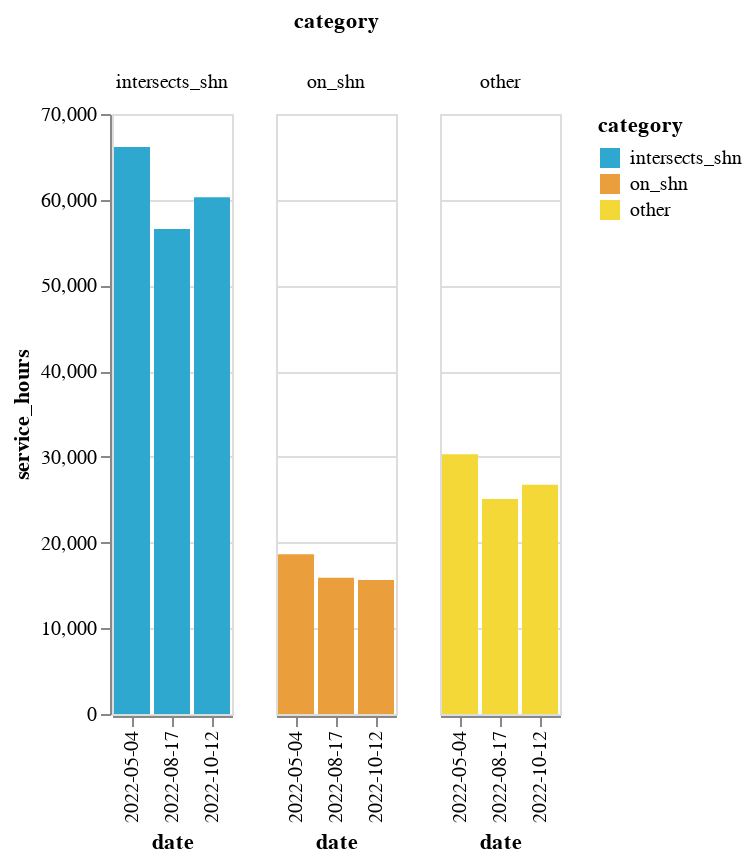

The notebook cell saved with this chart:
### Code cell
make_chart(df2)

### Figure 1 — Vega-Lite specification as saved in the notebook (floating-point values rounded to 4 significant figures)
{"config": {"view": {"continuousWidth": 400, "continuousHeight": 300}}, "data": {"name": "data-da9e69e1d40ba6526e4b1c36a643acff"}, "mark": "bar", "encoding": {"color": {"field": "category", "scale": {"range": ["#2EA8CE", "#EB9F3C", "#F4D837", "#51BF9D", "#8CBCCB", "#9487C0"]}, "type": "nominal"}, "column": {"field": "category", "type": "nominal"}, "x": {"field": "date", "type": "nominal"}, "y": {"field": "service_hours", "type": "quantitative"}}, "$schema": "https://vega.github.io/schema/vega-lite/v4.17.0.json", "datasets": {"data-da9e69e1d40ba6526e4b1c36a643acff": [{"category": "intersects_shn", "service_hours": 66160.0, "date": "2022-05-04"}, {"category": "on_shn", "service_hours": 18640.0, "date": "2022-05-04"}, {"category": "other", "service_hours": 30320.0, "date": "2022-05-04"}, {"category": "intersects_shn", "service_hours": 56580.0, "date": "2022-08-17"}, {"category": "on_shn", "service_hours": 15880.0, "date": "2022-08-17"}, {"category": "other", "service_hours": 25090.0, "date": "2022-08-17"}, {"category": "intersects_shn", "service_hours": 60290.0, "date": "2022-10-12"}, {"category": "on_shn", "service_hours": 15640.0, "date": "2022-10-12"}, {"category": "other", "service_hours": 26760.0, "date": "2022-10-12"}]}}
